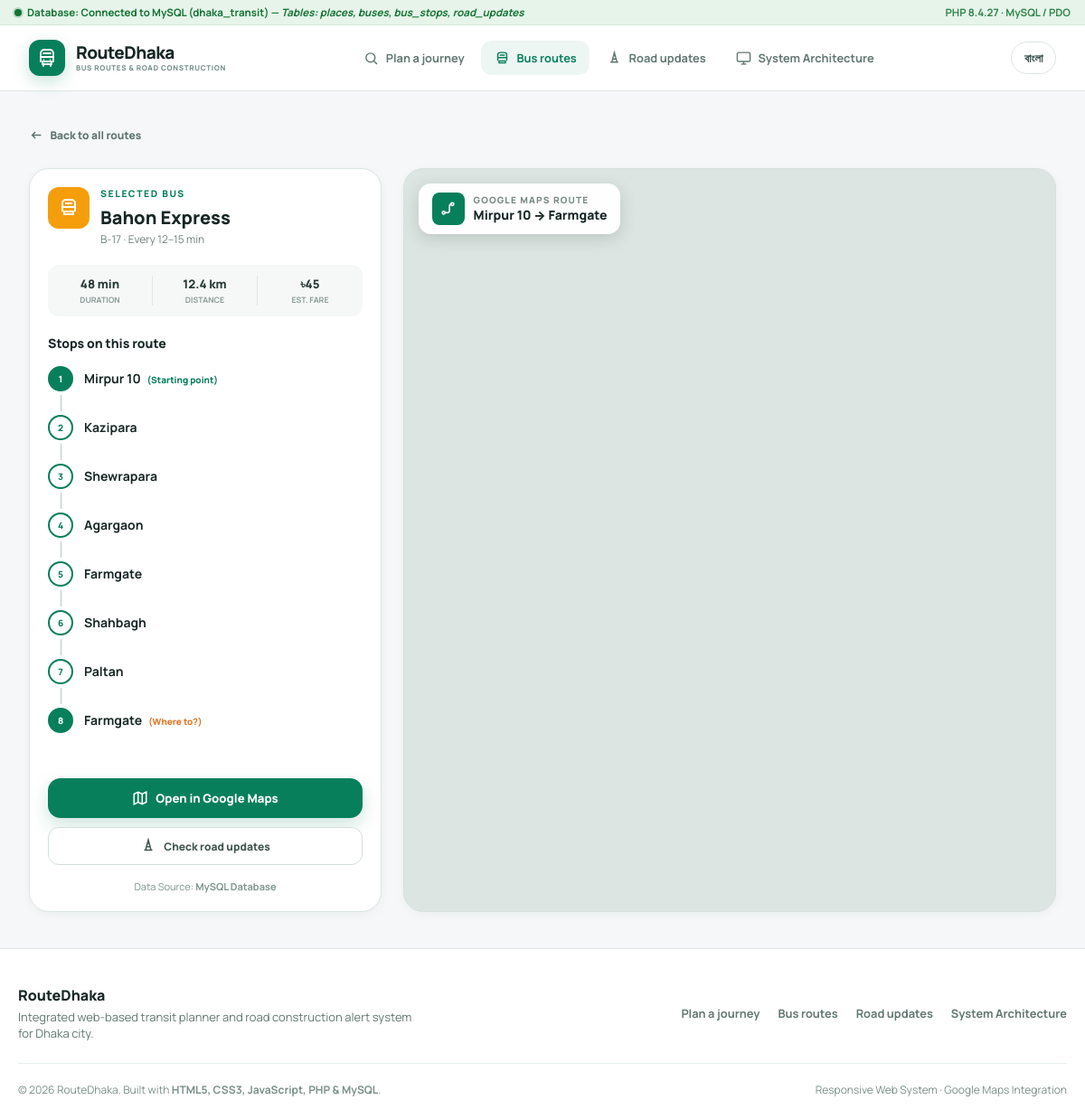
/route-details.php, run on the app's committed database.
### tables this page shows
CREATE TABLE `buses` (
  `id` INT AUTO_INCREMENT PRIMARY KEY,
  `bus_name` VARCHAR(120) NOT NULL,
  `bus_number` VARCHAR(30) NOT NULL,
  `duration_text` VARCHAR(50) NOT NULL,
  `duration_minutes` INT NOT NULL,
  `distance_text` VARCHAR(50) NOT NULL,
  `distance_km` DECIMAL(5,2) NOT NULL,
  `fare` INT NOT NULL,
  `traffic_condition` ENUM('light', 'moderate', 'heavy') DEFAULT 'moderate',
  `badge_color` VARCHAR(20) DEFAULT '#087f5b',
  `frequency` VARCHAR(50) NOT NULL,
  `note` VARCHAR(100) DEFAULT '',
  `is_active` TINYINT(1) DEFAULT 1,
  `created_at` TIMESTAMP DEFAULT CURRENT_TIMESTAMP
);

### i18n.php (called while the page is built, shortened)
<?php
$current_lang = $_SESSION['lang'];
function t($key) {
    global $translations, $current_lang;
    if (isset($translations[$current_lang][$key])) {
        return $translations[$current_lang][$key];
    }
    return $translations['en'][$key] ?? $key;
}
function getLanguage() {
    global $current_lang;
    return $current_lang;
}

### functions.php (called while the page is built, shortened)
<?php
require_once __DIR__ . '/../config/db.php';
require_once __DIR__ . '/../config/maps.php';
require_once __DIR__ . '/i18n.php';
$DUMMY_PLACES = [
    'Abdullahpur' => 'আব্দুল্লাহপুর', 'Agargaon' => 'আগারগাঁও', 'Airport' => 'বিমানবন্দর',
    'Asad Gate' => 'আসাদ গেট', 'Azimpur' => 'আজিমপুর', 'Badda' => 'বাড্ডা',
    'Banani' => 'বনানী', 'Bashundhara' => 'বসুন্ধরা', 'Dhanmondi 27' => 'ধানমন্ডি ২৭',
    'Farmgate' => 'ফার্মগেট', 'Gabtoli' => 'গাবতলী', 'Gulistan' => 'গুলিস্তান',
    'Gulshan 1' => 'গুলশান ১', 'Jatrabari' => 'যাত্রাবাড়ী', 'Kakrail' => 'কাকরাইল',
    'Kalabagan' => 'কলাবাগান', 'Kazipara' => 'কাজীপাড়া', 'Khilgaon' => 'খিলগাঁও',
    'Malibagh' => 'মালিবাগ', 'Mirpur 1' => 'মিরপুর ১', 'Mirpur 10' => 'মিরপুর ১০',
    'Mohakhali' => 'মহাখালী', 'Motijheel' => 'মতিঝিল', 'New Market' => 'নিউ মার্কেট',
    'Paltan' => 'পল্টন', 'Rampura' => 'রামপুরা', 'Shahbagh' => 'শাহবাগ',
    'Shewrapara' => 'শেওড়াপাড়া', 'Shyamoli' => 'শ্যামলী', 'Technical' => 'টেকনিক্যাল',
    'Uttara' => 'উত্তরা', 'Wari' => 'ওয়ারী'
];
function getAllPlaces(&$dataSource = null) {
    global $DUMMY_PLACES;
    $db = getDB();
    if ($db) {
        try {
            $stmt = $db->query("SELECT name_en, name_bn FROM places ORDER BY name_en ASC");
            $places = [];
            while ($row = $stmt->fetch()) {
                $places[$row['name_en']] = $row['name_bn'];
            }
            if (!empty($places)) {
                $dataSource = 'MySQL Database';
                return $places;
            }
        } catch (PDOException $e) {
        }
    }
    return $DUMMY_PLACES;
}
function displayPlace($place, $language = null) {
    $allPlaces = getAllPlaces();
    $englishPlace = $place;
    return $englishPlace;
}
function getAllBuses(&$dataSource = null) {
    global $DUMMY_BUSES;
    $db = getDB();
    if ($db) {
        try {
            $sql = "SELECT b.id, b.bus_name AS bus, b.bus_number AS number, b.duration_text AS duration,
                           b.duration_minutes, b.distance_text AS distance, b.distance_km, b.fare,
                           b.traffic_condition AS traffic, b.badge_color AS color, b.frequency, b.note
                    FROM buses b
                    WHERE b.is_active = 1
                    ORDER BY b.id ASC";
            $stmt = $db->query($sql);
            $buses = $stmt->fetchAll();
            if (!empty($buses)) {
                $stopsStmt = $db->prepare("SELECT stop_name FROM bus_stops WHERE bus_id = ? ORDER BY stop_order ASC");
                foreach ($buses as &$bus) {
                    $stopsStmt->execute([$bus['id']]);
                    $bus['stops'] = $stopsStmt->fetchAll(PDO::FETCH_COLUMN);
                }
                return $buses;
            }
        } catch (PDOException $e) {
        }
    }
    return $DUMMY_BUSES;
}
function getBusById($id, &$dataSource = null) {
    $buses = getAllBuses($dataSource);
    foreach ($buses as $bus) {
        if ((int)$bus['id'] === (int)$id) {
            return $bus;
        }
    }
    return $buses[0] ?? null;
}
function localUnit($value, $lang = null) {
    return $value;
}
function e($string) {
    return htmlspecialchars((string)$string, ENT_QUOTES, 'UTF-8');
}

### db.php (called while the page is built, shortened)
<?php
$is_database_connected = false;
try {
    $is_database_connected = true;
} catch (PDOException $e) {
    $is_database_connected = false;
    $database_connection_error = $e->getMessage();
}
function isDatabaseConnected() {
    global $is_database_connected;
    return $is_database_connected;
}

### maps.php (called while the page is built, shortened)
<?php
function getGoogleMapsEmbedUrl($origin, $destination) {
    $originParam = urlencode(trim($origin) . ', Dhaka, Bangladesh');
    $destParam   = urlencode(trim($destination) . ', Dhaka, Bangladesh');
    return "https://www.google.com/maps?output=embed&saddr={$originParam}&daddr={$destParam}&travelmode=transit";
}
function getGoogleMapsExternalDirectionsUrl($origin, $destination) {
    $originParam = urlencode(trim($origin) . ', Dhaka, Bangladesh');
    $destParam   = urlencode(trim($destination) . ', Dhaka, Bangladesh');
    return "https://www.google.com/maps/dir/?api=1&origin={$originParam}&destination={$destParam}&travelmode=transit";
}

### route-details.php (the view, shortened to what this page needs)
<?php
$current_page = 'routes';
require_once __DIR__ . '/includes/header.php';
$routeId = (int)($_GET['id'] ?? 1);
$from    = trim($_GET['from'] ?? 'Mirpur 10');
$to      = trim($_GET['to']   ?? 'Farmgate');
$dataSource = '';
$route = getBusById($routeId, $dataSource);
$lang = getLanguage();
$mapEmbedUrl = getGoogleMapsEmbedUrl($from, $to);
$externalMapUrl = getGoogleMapsExternalDirectionsUrl($from, $to);
?>
<div class="wide-container">
    <a href="routes.php?from=<?= urlencode($from) ?>&to=<?= urlencode($to) ?>" class="back-button">
        <svg width="17" height="17" viewBox="0 0 24 24" fill="none" stroke="currentColor" stroke-width="2"><path d="M19 12H5M10 7l-5 5 5 5"/></svg>
        <?= e(t('backRoutes')) ?>
    </a>
    <div class="details-layout">
        <aside class="details-aside">
            <div style="display: flex; align-items: flex-start; gap: 0.75rem;">
                <span class="bus-logo-badge" style="background-color: <?= e($route['color']) ?>; width: 46px; height: 46px;">
                    <svg width="24" height="24" viewBox="0 0 24 24" fill="none" stroke="currentColor" stroke-width="2"><path d="M5 16V6.8C5 4.7 6.8 3 9 3h6c2.2 0 4 1.7 4 3.8V16"/><path d="M5 11h14M8 7h8M7 16h10v3H7z"/></svg>
                </span>
                <div>
                    <p class="eyebrow"><?= e(t('selectedBus')) ?></p>
                    <h1 style="font-size: 1.25rem; font-weight: 800;"><?= e($route['bus']) ?></h1>
                    <p style="margin-top: 2px; font-size: 0.75rem; color: #70827e;">
                        <?= e($route['number']) ?> · <?= e(t('every')) ?> <?= e(localUnit($route['frequency'], $lang)) ?>
                    </p>
                </div>
            </div>
            <div class="stat-box-3col">
                <span class="result-stat">
                    <strong><?= e(localUnit($route['duration'], $lang)) ?></strong>
                    <small><?= e(t('duration')) ?></small>
                </span>
                <span class="result-stat">
                    <strong><?= e(localUnit($route['distance'], $lang)) ?></strong>
                    <small><?= e(t('distance')) ?></small>
                </span>
                <span class="result-stat">
                    <strong>৳<?= e($route['fare']) ?></strong>
                    <small><?= e(t('estFare')) ?></small>
                </span>
            </div>
            <h2 style="font-size: 0.875rem; font-weight: 800; color: #172725; margin-top: 1rem;"><?= e(t('stopsRoute')) ?></h2>
            <ol class="timeline-stops">
                <?php
                $totalStops = count($route['stops']);
                foreach ($route['stops'] as $idx => $stop):
                    $isFirst = ($idx === 0);
                    $isLast = ($idx === $totalStops - 1);
                    $stopName = $isFirst ? $from : ($isLast ? $to : $stop);
                ?>
                    <li class="timeline-item">
                        <div class="timeline-indicator">
                            <span class="step-dot" style="<?= ($isFirst || $isLast) ? 'background-color: var(--primary); color: white;' : '' ?>">
                                <?= $idx + 1 ?>
                            </span>
                        </div>
                        <div class="timeline-label">
                            <?= e(displayPlace($stopName, $lang)) ?>
                            <?php if ($isFirst): ?>
                                <span style="font-size: 10px; color: #087f5b; font-weight: 800; margin-left: 4px;">(<?= e(t('start')) ?>)</span>
                            <?php elseif ($isLast): ?>
                                <span style="font-size: 10px; color: #e17727; font-weight: 800; margin-left: 4px;">(<?= e(t('destination')) ?>)</span>
                            <?php endif; ?>
                        </div>
                    </li>
                <?php endforeach; ?>
            </ol>
            <div style="margin-top: 1.5rem; display: flex; flex-direction: column; gap: 0.65rem;">
                <a href="<?= e($externalMapUrl) ?>" target="_blank" rel="noopener noreferrer" class="primary-button" style="width: 100%;">
                    <svg width="18" height="18" viewBox="0 0 24 24" fill="none" stroke="currentColor" stroke-width="2"><polygon points="3 6 9 3 15 6 21 3 21 18 15 21 9 18 3 21"/><line x1="9" x2="9" y1="3" y2="18"/><line x1="15" x2="15" y1="6" y2="21"/></svg>
                    <?= e(t('openGoogle')) ?>
                </a>
                <a href="road-updates.php" class="secondary-button" style="width: 100%;">
                    <svg width="18" height="18" viewBox="0 0 24 24" fill="none" stroke="currentColor" stroke-width="2"><path d="M8 18 12 3l4 15M6 18h12M9.3 13h5.4M10.5 8h3"/></svg>
                    <?= e(t('checkRoad')) ?>
                </a>
            </div>
            <div style="margin-top: 1rem; text-align: center; font-size: 11px; color: #7f9590;">
                Data Source: <strong><?= e($dataSource) ?></strong>
            </div>
        </aside>
        <div class="map-frame-box">
            <iframe title="Google Maps route from <?= e($from) ?> to <?= e($to) ?>"
                    src="<?= e($mapEmbedUrl) ?>"
                    loading="lazy"
                    allowfullscreen>
            </iframe>
            <div class="map-summary">
                <span class="map-summary-icon" style="background-color: var(--primary);">
                    <svg width="19" height="19" viewBox="0 0 24 24" fill="none" stroke="currentColor" stroke-width="2">
                        <circle cx="6" cy="18" r="2"/>
                        <circle cx="18" cy="6" r="2"/>
                        <path d="M8 18h3a3 3 0 0 0 3-3v-6a3 3 0 0 1 3-3"/>
                    </svg>
                </span>
                <div>
                    <p style="font-size: 10px; font-weight: 800; text-transform: uppercase; letter-spacing: 0.12em; color: #758883;">
                        <?= e(t('googleRoute')) ?>
                    </p>
                    <p style="font-size: 0.875rem; font-weight: 800; color: #172725;">
                        <?= e(displayPlace($from, $lang)) ?> &rarr; <?= e(displayPlace($to, $lang)) ?>
                    </p>
                </div>
            </div>
        </div>
    </div>
</div>
<?php require_once __DIR__ . '/includes/footer.php'; ?>

### header.php (shortened to what this page needs)
<?php
require_once __DIR__ . '/functions.php';
$current_page = $current_page ?? 'home';
$lang = getLanguage();
$is_live_db = isDatabaseConnected();
?>
<!DOCTYPE html>
<html lang="<?= e($lang) ?>">
<head>
    <link rel="stylesheet" href="assets/css/style.css">
</head>
<body>
    <div class="db-status-bar <?= $is_live_db ? 'live' : 'fallback' ?>">
        <div class="db-pill">
            <span class="db-indicator"></span>
            <span>
                <?php if ($is_live_db): ?>
                    <strong><?= e(t('dbLiveStatus')) ?></strong> &mdash; <em>Tables: places, buses, bus_stops, road_updates</em>
                <?php else: ?>
                    <strong><?= e(t('dbFallbackStatus')) ?></strong> &mdash; <em>Import database.sql to MySQL to activate full live database</em>
                <?php endif; ?>
            </span>
        </div>
        <div>
            <span style="opacity: 0.85;">PHP <?= phpversion() ?> · MySQL / PDO</span>
        </div>
    </div>
    <header class="site-header">
        <div class="header-container">
            <a href="index.php" class="brand-link" aria-label="Route Dhaka Home">
                <span class="brand-icon">
                </span>
                <span>
                    <span class="brand-name">RouteDhaka</span>
                    <span class="brand-sub"><?= e(t('brandSubtitle')) ?></span>
                </span>
            </a>
            <nav class="primary-nav" aria-label="Primary Navigation">
                <a href="index.php" class="nav-link <?= $current_page === 'home' ? 'active' : '' ?>">
                    <svg width="17" height="17" viewBox="0 0 24 24" fill="none" stroke="currentColor" stroke-width="2"><circle cx="11" cy="11" r="7"/><path d="m16 16 5 5"/></svg>
                    <?= e(t('planJourney')) ?>
                </a>
                <a href="routes.php" class="nav-link <?= $current_page === 'routes' ? 'active' : '' ?>">
                    <svg width="17" height="17" viewBox="0 0 24 24" fill="none" stroke="currentColor" stroke-width="2"><path d="M5 16V6.8C5 4.7 6.8 3 9 3h6c2.2 0 4 1.7 4 3.8V16"/><path d="M5 11h14M8 7h8M7 16h10v3H7z"/></svg>
                    <?= e(t('busRoutes')) ?>
                </a>
                <a href="road-updates.php" class="nav-link <?= $current_page === 'road-updates' ? 'active' : '' ?>">
                    <svg width="17" height="17" viewBox="0 0 24 24" fill="none" stroke="currentColor" stroke-width="2"><path d="M8 18 12 3l4 15M6 18h12M9.3 13h5.4M10.5 8h3"/></svg>
                    <?= e(t('roadUpdates')) ?>
                </a>
                <a href="index.php#system-architecture" class="nav-link">
                    <svg width="17" height="17" viewBox="0 0 24 24" fill="none" stroke="currentColor" stroke-width="2"><rect x="2" y="3" width="20" height="14" rx="2"/><line x1="8" y1="21" x2="16" y2="21"/><line x1="12" y1="17" x2="12" y2="21"/></svg>
                    <?= e(t('systemArchitecture')) ?>
                </a>
            </nav>
            <div class="header-actions">
                <a href="?lang=<?= $lang === 'en' ? 'bn' : 'en' ?>" class="lang-btn" aria-label="Switch Language">
                    <?= e(t('switchLang')) ?>
                </a>
            </div>
        </div>
    </header>
    <main id="main-content">

### footer.php (shortened to what this page needs)
<?php
$lang = getLanguage();
?>
    </main>
    <footer class="site-footer">
        <div class="footer-container">
            <div class="footer-top">
                <div>
                    <h3 style="font-size: 16px; font-weight: 800; color: #172725;">RouteDhaka</h3>
                    <p style="font-size: 13px; color: #627772; margin-top: 4px; max-width: 450px;">
                        <?= $lang === 'bn' ? 'ঢাকার গণপরিবহন ও সড়ক ব্যবস্থাপনার সমন্বিত ওয়েব প্ল্যাটফর্ম।' : 'Integrated web-based transit planner and road construction alert system for Dhaka city.' ?>
                    </p>
                </div>
                <div class="footer-links">
                    <a href="index.php"><?= e(t('planJourney')) ?></a>
                    <a href="routes.php"><?= e(t('busRoutes')) ?></a>
                    <a href="road-updates.php"><?= e(t('roadUpdates')) ?></a>
                    <a href="index.php#system-architecture"><?= e(t('systemArchitecture')) ?></a>
                </div>
            </div>
            <div class="footer-bottom">
                <div>
                    &copy; <?= date('Y') ?> RouteDhaka. Built with <strong>HTML5, CSS3, JavaScript, PHP &amp; MySQL</strong>.
                </div>
                <div>
                    <?= $lang === 'bn' ? 'রেসপনসিভ ওয়েব সিস্টেম · গুগল ম্যাপস ইন্টিগ্রেশন' : 'Responsive Web System · Google Maps Integration' ?>
                </div>
            </div>
        </div>
    </footer>
</body>
</html>

### data on the page
buses: bus_name "Bahon Express", bus_number "B-17", frequency "12–15 min", duration_text "48 min", distance_text "12.4 km", fare "45"

### other printed values
t('dbLiveStatus') "Database: Connected to MySQL (dhaka_transit)"
phpversion() "8.4.27"
t('brandSubtitle') "BUS ROUTES & ROAD CONSTRUCTION"
t('planJourney') "Plan a journey"
t('busRoutes') "Bus routes"
t('roadUpdates') "Road updates"
t('systemArchitecture') "System Architecture"
t('switchLang') "বাংলা"
t('backRoutes') "Back to all routes"
t('selectedBus') "SELECTED BUS"
t('every') "Every"
t('duration') "DURATION"
t('distance') "DISTANCE"
t('estFare') "EST. FARE"
t('stopsRoute') "Stops on this route"
